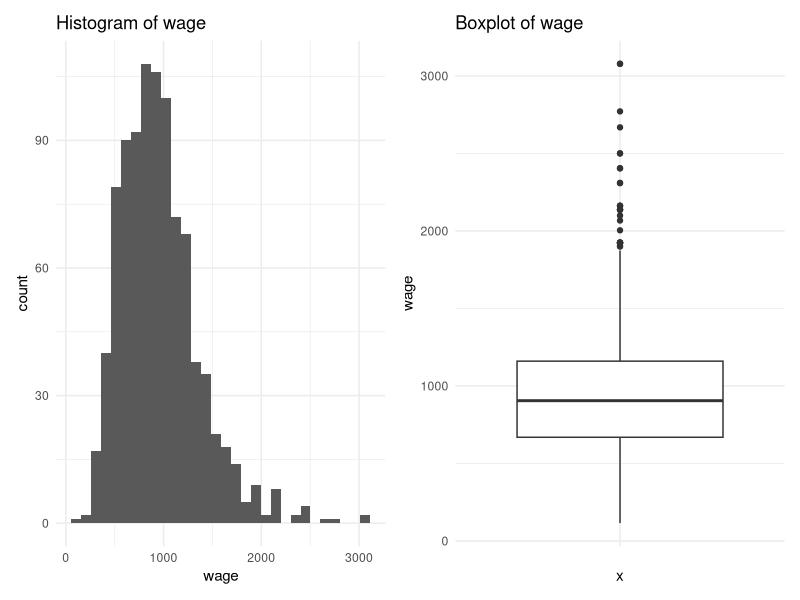
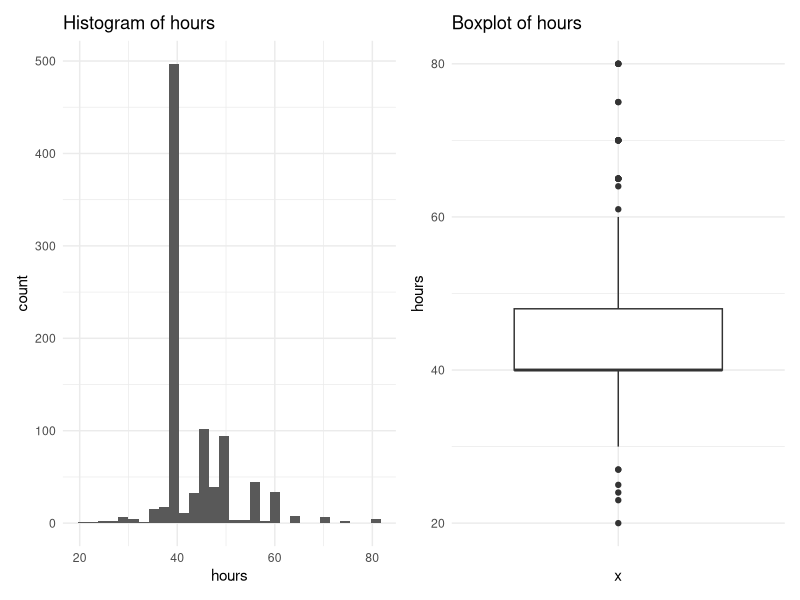
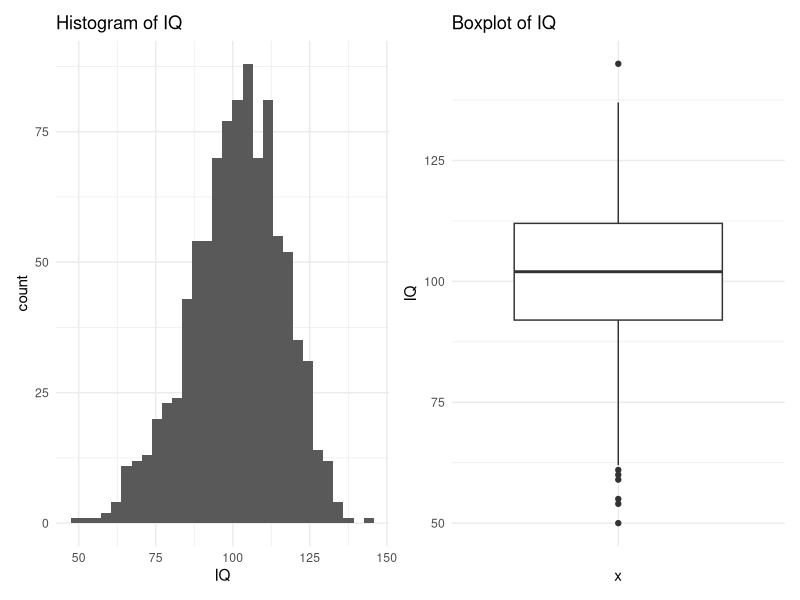
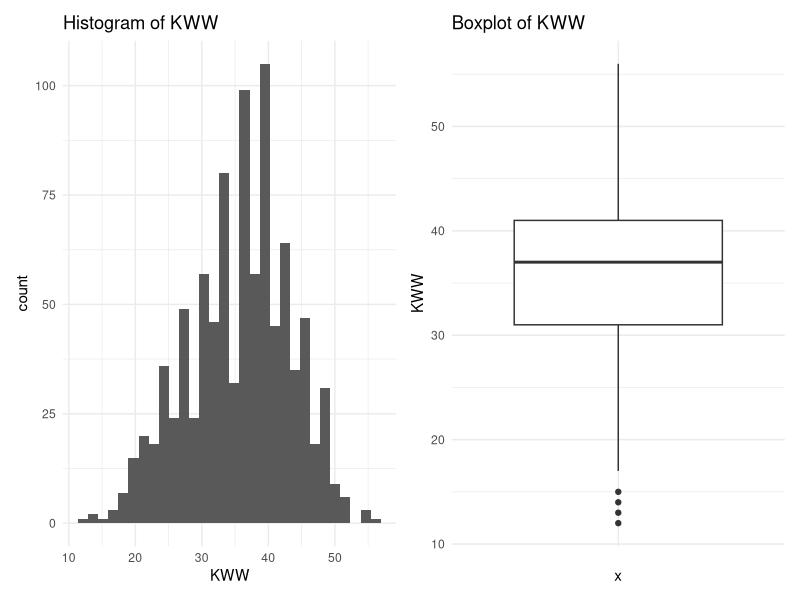
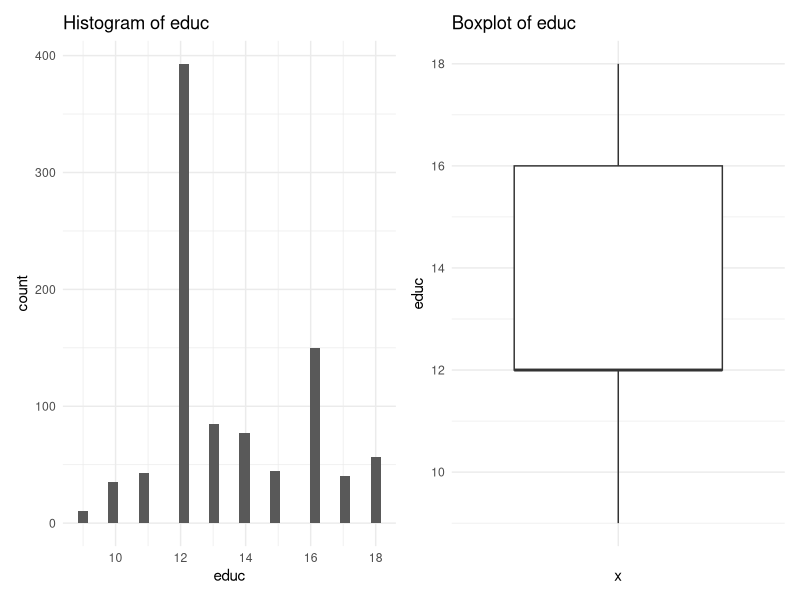
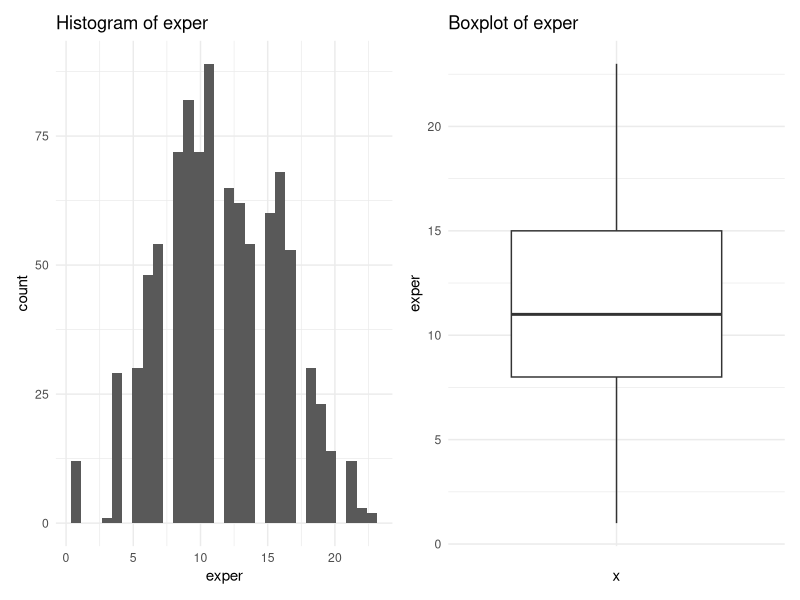
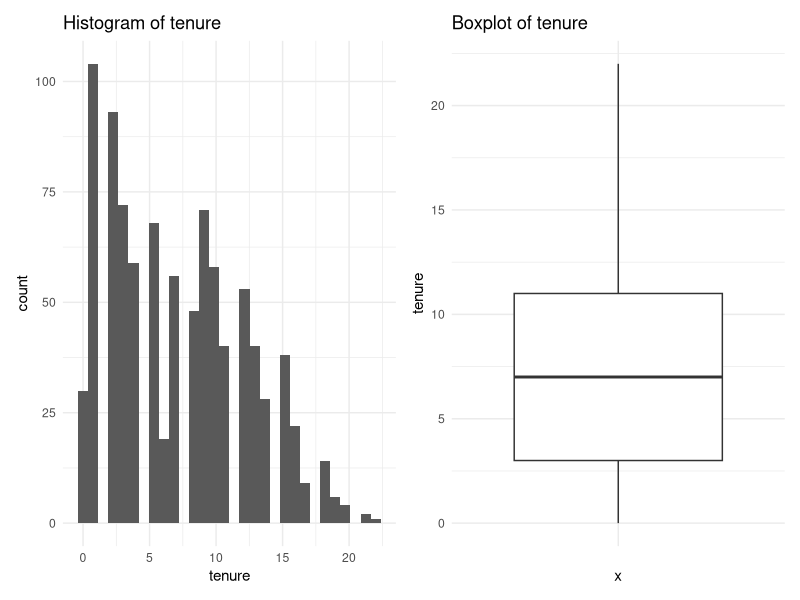
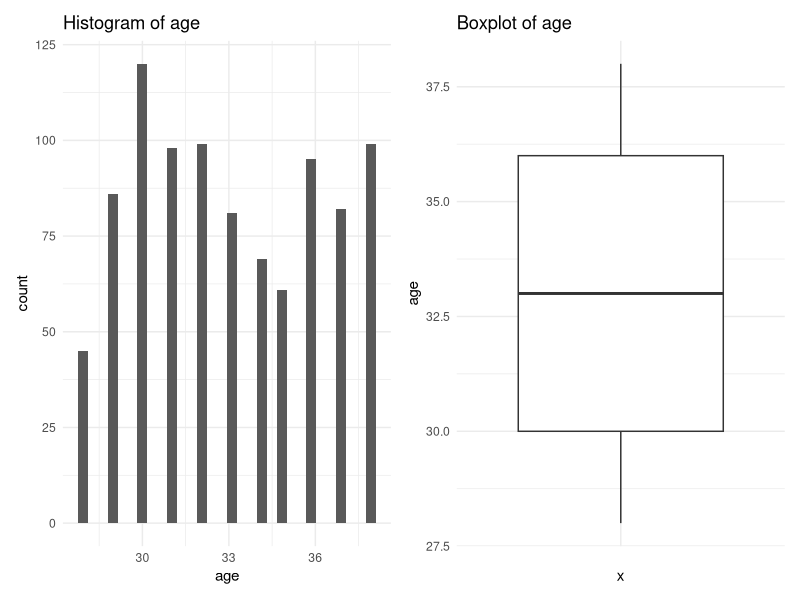

Generate these figures, in order, with R:
## ---- chunk 1
library(tidyverse)
library(patchwork)
#library(readxl)
## ---- chunk 2
wages <- read_csv("Wages.csv")
#wages <- read_excel("Wages.xls", sheet = "WAGE2")
## ---- chunk 3
data.frame(colnames(wages))
## ---- chunk 4
head(wages, 10)
## ---- chunk 5
nrow(wages)
ncol(wages)
spec(wages)
## ---- chunk 6
wages[wages == "."] <- NA
wages
## ---- chunk 7
sum(is.na(wages))
na_count <-sapply(wages, function(x) sum(is.na(x)))
na_count <- data.frame(na_count)
na_count
## ---- chunk 8
summary(wages$wage)

wage_hist <- ggplot(wages) + ggtitle("Histogram of wage") + aes(x = wage) + geom_histogram() + theme_minimal()

wage_box <- ggplot(wages) + ggtitle("Boxplot of wage") + aes(x = "", y = wage) + geom_boxplot() + theme_minimal()

wage_hist + wage_box

## ---- chunk 9
summary(wages$hours)

hours_hist <- ggplot(wages) + ggtitle("Histogram of hours") + aes(x = hours) + geom_histogram() + theme_minimal()

hours_box <- ggplot(wages) + ggtitle("Boxplot of hours") + aes(x = "", y = hours) + geom_boxplot() + theme_minimal()

hours_hist + hours_box
## ---- chunk 10
summary(wages$IQ)

iq_hist <- ggplot(wages) + ggtitle("Histogram of IQ") + aes(x = IQ) + geom_histogram() + theme_minimal()

iq_box <- ggplot(wages) + ggtitle("Boxplot of IQ") + aes(x = "", y = IQ) + geom_boxplot() + theme_minimal()

iq_hist + iq_box
## ---- chunk 11
summary(wages$KWW)

kww_hist <- ggplot(wages) + ggtitle("Histogram of KWW") + aes(x = KWW) + geom_histogram() + theme_minimal()

kww_box <- ggplot(wages) + ggtitle("Boxplot of KWW") + aes(x = "", y = KWW) + geom_boxplot() + theme_minimal()

kww_hist + kww_box
## ---- chunk 12
summary(wages$educ)

educ_hist <- ggplot(wages) + ggtitle("Histogram of educ") + aes(x = educ) + geom_histogram() + theme_minimal()

educ_box <- ggplot(wages) + ggtitle("Boxplot of educ") + aes(x = "", y = educ) + geom_boxplot() + theme_minimal()

educ_hist + educ_box
## ---- chunk 13
summary(wages$exper)

exper_hist <- ggplot(wages) + ggtitle("Histogram of exper") + aes(x = exper) + geom_histogram() + theme_minimal()

exper_box <- ggplot(wages) + ggtitle("Boxplot of exper") + aes(x = "", y = exper) + geom_boxplot() + theme_minimal()

exper_hist + exper_box
## ---- chunk 14
summary(wages$tenure)

tenure_hist <- ggplot(wages) + ggtitle("Histogram of tenure") + aes(x = tenure) + geom_histogram() + theme_minimal()

tenure_box <- ggplot(wages) + ggtitle("Boxplot of tenure") + aes(x = "", y = tenure) + geom_boxplot() + theme_minimal()

tenure_hist + tenure_box
## ---- chunk 15
summary(wages$age)

age_hist <- ggplot(wages) + ggtitle("Histogram of age") + aes(x = age) + geom_histogram() + theme_minimal()

age_box <- ggplot(wages) + ggtitle("Boxplot of age") + aes(x = "", y = age) + geom_boxplot() + theme_minimal()

age_hist + age_box
## ---- chunk 16
wages <- wages %>% mutate(hour_wage = (wage / (hours * 4)))
wages %>% select(wage, hours, hour_wage, educ) %>% head(10)
## ---- chunk 17
sessionInfo()
